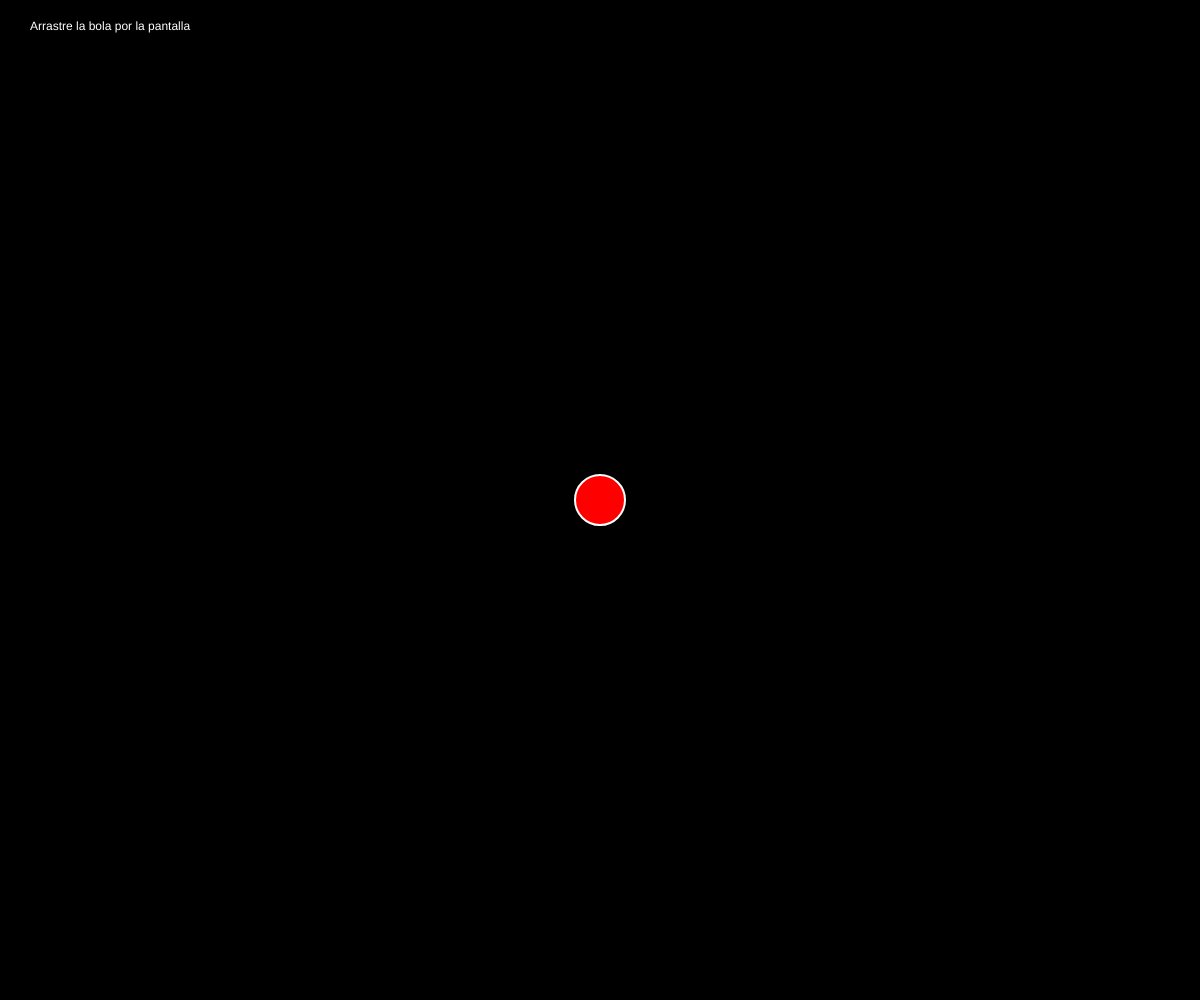
Frame 1 (no input)
Frame 60 (no input): identical to frame 1, image omitted
Frame 120 (the mouse pressed at the canvas centre since frame 60): identical to frame 1, image omitted

The p5.js sketch that drew this single still picture (run headless with seeded random() and noise() and a simulated clock; from frame 60 on, the mouse is pressed at the canvas centre):

// p5.js sketch
// ── sketch.js
//crear variables de posición y tamaño para la elipse
var x;
var y;
var tam;

function setup() {

  createCanvas(windowWidth, windowHeight); //crea un canvas de pantalla completa

  //aca se define la posición inicial de la elipse
  x = width/2; //posicion en x
  y = height/2; //posicion en y
  tam = 50; //tamaño
}

function draw() {
  background(0);

  //texto
  noStroke();
  fill(255);
  text("Arrastre la bola por la pantalla" , 30, 30);

  //pinta una elipse en la posicion x, y
  strokeWeight(2);
  fill(255, 0, 0);
  stroke(255);
  ellipse(x, y, tam, tam);
}

//funcion que se activa si el mouse es arrastrado
function mouseDragged() {

  //revisa si la posición del mouse es cercana a la posicion de la ellipse
  if (dist(mouseX, mouseY, x, y) < tam / 2 + 10) {

    //actualiza la posicion de la elipse con la posición del mouse
    x = mouseX;
    y = mouseY;
  }
}
